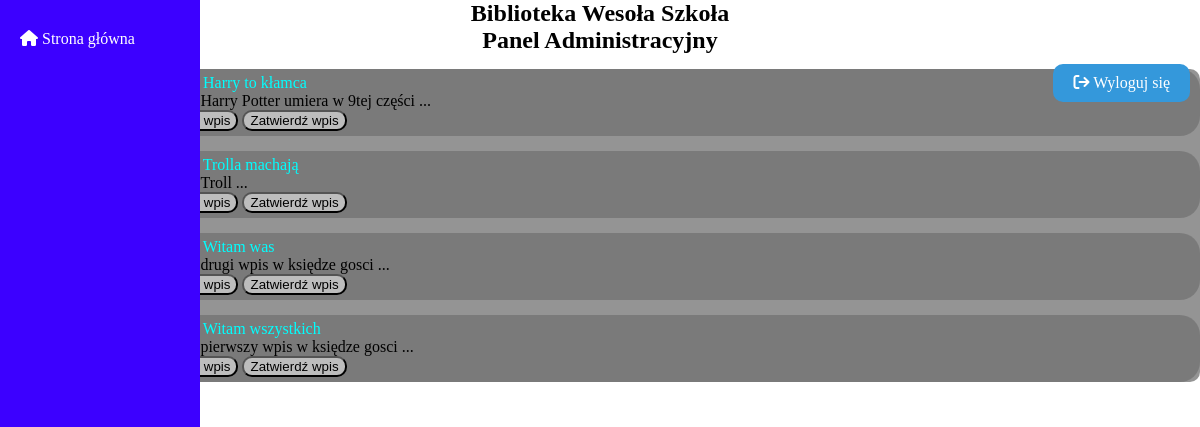
The page /BO/guestbook_list.php on the database its author committed.
### tables this page shows
CREATE TABLE `guestbook` (
  `id_guestbook` int(11) NOT NULL,
  `title` varchar(255) NOT NULL,
  `text` longtext NOT NULL,
  `author` varchar(255) NOT NULL,
  `data` datetime NOT NULL,
  `active` tinyint(1) NOT NULL
);

### DB/db_connection.php (called while the page is built, shortened)
<?php
class db_connection{
    var $host = "localhost";
    var $dbname = "wiai";
    var $username = "root";
    var $password = "";
    public function databaseConnect(){
        $con = mysqli_connect($this->host, $this->username, $this->password, $this->dbname);
        if(!$con){
            die("Connection failed: " . mysqli_connect_error());
        }
        else{
            $this->connect = $con;
        }
    }
}
?>

### DB/db_guestbook.php (called while the page is built, shortened)
<?php
include('db_connection.php');
class db_guestbook extends db_connection{
    function selectGuestbookAll(){
        $query = 'SELECT * FROM `guestbook` ORDER BY id_guestbook DESC';
        $data = mysqli_query($this->connect, $query);
        if (mysqli_num_rows($data) > 0){
            return $data;
        }
    }
}
?>

### BO/guestbook_list.php (the view, shortened to what this page needs)
<?php
include('./head_admin.php');
?>
    <div class="panel_lewy">
        <a class="przycisk" href="./admin_panel.php"><i class="fa-solid fa-house" style="color: #fff;"></i> Strona główna</a>
    </div>
    <?php
    include('../DB/db_guestbook.php');
    $baza = new db_guestbook();
    $baza->databaseConnect();
    $data = $baza->selectGuestbookAll();
    if (!empty($data)){
    ?>
    <div class="wpisy">
        <?php
            while($row = mysqli_fetch_assoc($data))
            {
                echo "<div id='wpis' class='artykul'><a href='lista_wpisy_goscia.php?id=".$row['id_guestbook']."'>Tytuł: ".$row['title']."</a><article>Treść:".substr($row['text'],0,150)." ...</article>
                <button class='delete'><a href=guestbook_list.php?del=True&id=".$row['id_guestbook'].">
                Usuń wpis
                </a></button>
                <button class='delete'><a href=guestbook_list.php?edit=True&id=".$row['id_guestbook'].">
                Zatwierdź wpis
                </a></button>
                </div>";
            }
            } else {
                echo "Brak artykułów";
            }
        ?>
    </div>
</body>
</html>

### BO/admin_panel.css (style rules this page uses)
body { background-color: #ffffff; color: #000000; height: 100vh; margin: 0; padding: 0; }
.wpisy { margin-left: 13vw; background-color: rgba(42, 43, 42, 0.5); border-radius: 10px; }
.artykul a { text-decoration: none; color: aqua; }
.artykul { padding: 5px; background-color: rgba(98, 99, 98, 0.5); border-radius: 20px; margin-top: 15px; }
.delete { border-radius: 10px; background-color: rgba(255, 255, 255, 0.5); }
.delete a { text-decoration: none; color: #000; }
.panel_lewy { position: absolute; top: 0; left: 0; width: 200px; height: 100vh; background-color: #3c00ff; padding: 20px; box-sizing: border-box; }
.panel_lewy .przycisk { display: block; text-decoration: none; color: #ffffff; padding: 10px 0; }
.panel_lewy a { display: block; text-decoration: none; color: #333; padding: 10px 0; }

### rows shown on the page
guestbook: title "Harry to kłamca", text "Harry Potter umiera w 9tej części"
guestbook: title "Trolla machają", text "Troll"
guestbook: title "Witam was", text "drugi wpis w księdze gosci"
guestbook: title "Witam wszystkich", text "pierwszy wpis w księdze gosci"
